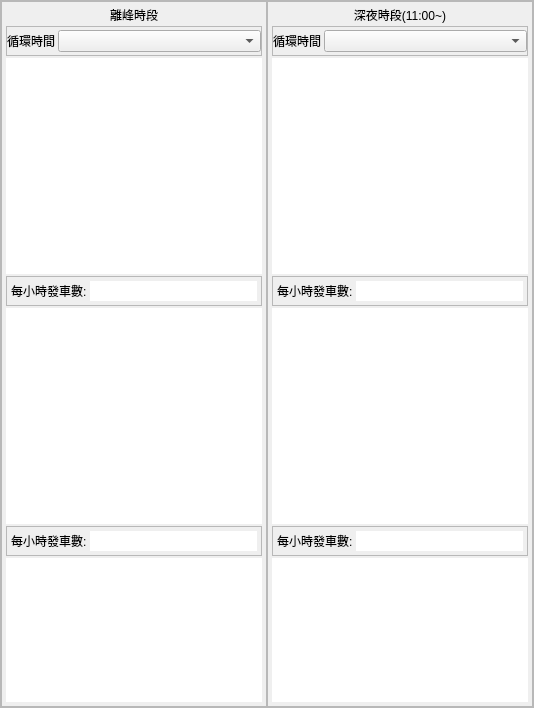
       <widget class="QFrame" name="weekends_f">
        <property name="sizePolicy">
         <sizepolicy hsizetype="Preferred" vsizetype="Preferred">
          <horstretch>2</horstretch>
          <verstretch>0</verstretch>
         </sizepolicy>
        </property>
        <property name="frameShape">
         <enum>QFrame::Shape::StyledPanel</enum>
        </property>
        <property name="frameShadow">
         <enum>QFrame::Shadow::Raised</enum>
        </property>
        <layout class="QHBoxLayout" name="horizontalLayout_2">
         <property name="spacing">
          <number>0</number>
         </property>
         <property name="leftMargin">
          <number>0</number>
         </property>
         <property name="topMargin">
          <number>0</number>
         </property>
         <property name="rightMargin">
          <number>0</number>
         </property>
         <property name="bottomMargin">
          <number>0</number>
         </property>
         <item>
          <widget class="QFrame" name="weekends_off_peak_f">
           <property name="frameShape">
            <enum>QFrame::Shape::StyledPanel</enum>
           </property>
           <property name="frameShadow">
            <enum>QFrame::Shadow::Raised</enum>
           </property>
           <layout class="QVBoxLayout" name="verticalLayout_6">
            <property name="spacing">
             <number>2</number>
            </property>
            <property name="leftMargin">
             <number>4</number>
            </property>
            <property name="topMargin">
             <number>4</number>
            </property>
            <property name="rightMargin">
             <number>4</number>
            </property>
            <property name="bottomMargin">
             <number>4</number>
            </property>
            <item>
             <widget class="QLabel" name="weekends_off_peak_l">
              <property name="text">
               <string>離峰時段</string>
              </property>
              <property name="alignment">
               <set>Qt::AlignmentFlag::AlignCenter</set>
              </property>
             </widget>
            </item>
            <item>
             <widget class="QFrame" name="cycle_f1_5">
              <property name="sizePolicy">
               <sizepolicy hsizetype="Preferred" vsizetype="Fixed">
                <horstretch>0</horstretch>
                <verstretch>0</verstretch>
               </sizepolicy>
              </property>
              <property name="minimumSize">
               <size>
                <width>0</width>
                <height>30</height>
               </size>
              </property>
              <property name="maximumSize">
               <size>
                <width>16777215</width>
                <height>30</height>
               </size>
              </property>
              <property name="frameShape">
               <enum>QFrame::Shape::StyledPanel</enum>
              </property>
              <property name="frameShadow">
               <enum>QFrame::Shadow::Raised</enum>
              </property>
              <layout class="QHBoxLayout" name="horizontalLayout_7">
               <property name="spacing">
                <number>3</number>
               </property>
               <property name="leftMargin">
                <number>0</number>
               </property>
               <property name="topMargin">
                <number>2</number>
               </property>
               <property name="rightMargin">
                <number>0</number>
               </property>
               <property name="bottomMargin">
                <number>2</number>
               </property>
               <item>
                <widget class="QLabel" name="cycle_l1_5">
                 <property name="text">
                  <string>循環時間</string>
                 </property>
                </widget>
               </item>
               <item>
                <widget class="QComboBox" name="cycle_b1_5">
                 <property name="sizePolicy">
                  <sizepolicy hsizetype="Expanding" vsizetype="Fixed">
                   <horstretch>0</horstretch>
                   <verstretch>0</verstretch>
                  </sizepolicy>
                 </property>
                </widget>
               </item>
              </layout>
             </widget>
            </item>
            <item>
             <widget class="QTableWidget" name="weekends_off_peak_table_up">
              <property name="sizePolicy">
               <sizepolicy hsizetype="Expanding" vsizetype="Expanding">
                <horstretch>0</horstretch>
                <verstretch>3</verstretch>
               </sizepolicy>
              </property>
              <property name="frameShape">
               <enum>QFrame::Shape::NoFrame</enum>
              </property>
             </widget>
            </item>
            <item>
             <widget class="QFrame" name="total_f5_up">
              <property name="frameShape">
               <enum>QFrame::Shape::StyledPanel</enum>
              </property>
              <property name="frameShadow">
               <enum>QFrame::Shadow::Raised</enum>
              </property>
              <layout class="QHBoxLayout" name="horizontalLayout_19">
               <property name="spacing">
                <number>3</number>
               </property>
               <property name="leftMargin">
                <number>4</number>
               </property>
               <property name="topMargin">
                <number>4</number>
               </property>
               <property name="rightMargin">
                <number>4</number>
               </property>
               <property name="bottomMargin">
                <number>4</number>
               </property>
               <item>
                <widget class="QLabel" name="total_l5_up">
                 <property name="text">
                  <string>每小時發車數:</string>
                 </property>
                </widget>
               </item>
               <item>
                <widget class="QLineEdit" name="total_b5_up">
                 <property name="frame">
                  <bool>false</bool>
                 </property>
                 <property name="readOnly">
                  <bool>true</bool>
                 </property>
                </widget>
               </item>
              </layout>
             </widget>
            </item>
            <item>
             <widget class="QTableWidget" name="weekends_off_peak_table_down">
              <property name="sizePolicy">
               <sizepolicy hsizetype="Expanding" vsizetype="Expanding">
                <horstretch>0</horstretch>
                <verstretch>3</verstretch>
               </sizepolicy>
              </property>
              <property name="frameShape">
               <enum>QFrame::Shape::NoFrame</enum>
              </property>
             </widget>
            </item>
            <item>
             <widget class="QFrame" name="total_f5_down">
              <property name="frameShape">
               <enum>QFrame::Shape::StyledPanel</enum>
              </property>
              <property name="frameShadow">
               <enum>QFrame::Shadow::Raised</enum>
              </property>
              <layout class="QHBoxLayout" name="horizontalLayout_13">
               <property name="spacing">
                <number>3</number>
               </property>
               <property name="leftMargin">
                <number>4</number>
               </property>
               <property name="topMargin">
                <number>4</number>
               </property>
               <property name="rightMargin">
                <number>4</number>
               </property>
               <property name="bottomMargin">
                <number>4</number>
               </property>
               <item>
                <widget class="QLabel" name="total_l5_down">
                 <property name="text">
                  <string>每小時發車數:</string>
                 </property>
                </widget>
               </item>
               <item>
                <widget class="QLineEdit" name="total_b5_down">
                 <property name="frame">
                  <bool>false</bool>
                 </property>
                 <property name="readOnly">
                  <bool>true</bool>
                 </property>
                </widget>
               </item>
              </layout>
             </widget>
            </item>
            <item>
             <widget class="QTableWidget" name="weekends_off_peak_table_through">
              <property name="sizePolicy">
               <sizepolicy hsizetype="Expanding" vsizetype="Expanding">
                <horstretch>0</horstretch>
                <verstretch>2</verstretch>
               </sizepolicy>
              </property>
              <property name="frameShape">
               <enum>QFrame::Shape::NoFrame</enum>
              </property>
             </widget>
            </item>
           </layout>
          </widget>
         </item>
         <item>
          <widget class="QFrame" name="weekends_late_night_f">
           <property name="frameShape">
            <enum>QFrame::Shape::StyledPanel</enum>
           </property>
           <property name="frameShadow">
            <enum>QFrame::Shadow::Raised</enum>
           </property>
           <layout class="QVBoxLayout" name="verticalLayout_7">
            <property name="spacing">
             <number>2</number>
            </property>
            <property name="leftMargin">
             <number>4</number>
            </property>
            <property name="topMargin">
             <number>4</number>
            </property>
            <property name="rightMargin">
             <number>4</number>
            </property>
            <property name="bottomMargin">
             <number>4</number>
            </property>
            <item>
             <widget class="QLabel" name="weekends_late_night_l">
              <property name="text">
               <string>深夜時段(11:00~)</string>
              </property>
              <property name="alignment">
               <set>Qt::AlignmentFlag::AlignCenter</set>
              </property>
             </widget>
            </item>
            <item>
             <widget class="QFrame" name="cycle_f1_6">
              <property name="sizePolicy">
               <sizepolicy hsizetype="Preferred" vsizetype="Fixed">
                <horstretch>0</horstretch>
                <verstretch>0</verstretch>
               </sizepolicy>
              </property>
              <property name="minimumSize">
               <size>
                <width>0</width>
                <height>30</height>
               </size>
              </property>
              <property name="maximumSize">
               <size>
                <width>16777215</width>
                <height>30</height>
               </size>
              </property>
              <property name="frameShape">
               <enum>QFrame::Shape::StyledPanel</enum>
              </property>
              <property name="frameShadow">
               <enum>QFrame::Shadow::Raised</enum>
              </property>
              <layout class="QHBoxLayout" name="horizontalLayout_8">
               <property name="spacing">
                <number>3</number>
               </property>
               <property name="leftMargin">
                <number>0</number>
               </property>
               <property name="topMargin">
                <number>2</number>
               </property>
               <property name="rightMargin">
                <number>0</number>
               </property>
               <property name="bottomMargin">
                <number>2</number>
               </property>
               <item>
                <widget class="QLabel" name="cycle_l1_6">
                 <property name="text">
                  <string>循環時間</string>
                 </property>
                </widget>
               </item>
               <item>
                <widget class="QComboBox" name="cycle_b1_6">
                 <property name="sizePolicy">
                  <sizepolicy hsizetype="Expanding" vsizetype="Fixed">
                   <horstretch>0</horstretch>
                   <verstretch>0</verstretch>
                  </sizepolicy>
                 </property>
                </widget>
               </item>
              </layout>
             </widget>
            </item>
            <item>
             <widget class="QTableWidget" name="weekends_late_night_table_up">
              <property name="sizePolicy">
               <sizepolicy hsizetype="Expanding" vsizetype="Expanding">
                <horstretch>0</horstretch>
                <verstretch>3</verstretch>
               </sizepolicy>
              </property>
              <property name="frameShape">
               <enum>QFrame::Shape::NoFrame</enum>
              </property>
             </widget>
            </item>
            <item>
             <widget class="QFrame" name="total_f6_up">
              <property name="frameShape">
               <enum>QFrame::Shape::StyledPanel</enum>
              </property>
              <property name="frameShadow">
               <enum>QFrame::Shadow::Raised</enum>
              </property>
              <layout class="QHBoxLayout" name="horizontalLayout_20">
               <property name="spacing">
                <number>3</number>
               </property>
               <property name="leftMargin">
                <number>4</number>
               </property>
               <property name="topMargin">
                <number>4</number>
               </property>
               <property name="rightMargin">
                <number>4</number>
               </property>
               <property name="bottomMargin">
                <number>4</number>
               </property>
               <item>
                <widget class="QLabel" name="total_l6_up">
                 <property name="text">
                  <string>每小時發車數:</string>
                 </property>
                </widget>
               </item>
               <item>
                <widget class="QLineEdit" name="total_b6_up">
                 <property name="frame">
                  <bool>false</bool>
                 </property>
                 <property name="readOnly">
                  <bool>true</bool>
                 </property>
                </widget>
               </item>
              </layout>
             </widget>
            </item>
            <item>
             <widget class="QTableWidget" name="weekends_late_night_table_down">
              <property name="sizePolicy">
               <sizepolicy hsizetype="Expanding" vsizetype="Expanding">
                <horstretch>0</horstretch>
                <verstretch>3</verstretch>
               </sizepolicy>
              </property>
              <property name="frameShape">
               <enum>QFrame::Shape::NoFrame</enum>
              </property>
             </widget>
            </item>
            <item>
             <widget class="QFrame" name="total_f6_down">
              <property name="frameShape">
               <enum>QFrame::Shape::StyledPanel</enum>
              </property>
              <property name="frameShadow">
               <enum>QFrame::Shadow::Raised</enum>
              </property>
              <layout class="QHBoxLayout" name="horizontalLayout_14">
               <property name="spacing">
                <number>3</number>
               </property>
               <property name="leftMargin">
                <number>4</number>
               </property>
               <property name="topMargin">
                <number>4</number>
               </property>
               <property name="rightMargin">
                <number>4</number>
               </property>
               <property name="bottomMargin">
                <number>4</number>
               </property>
               <item>
                <widget class="QLabel" name="total_l6_down">
                 <property name="text">
                  <string>每小時發車數:</string>
                 </property>
                </widget>
               </item>
               <item>
                <widget class="QLineEdit" name="total_b6_down">
                 <property name="frame">
                  <bool>false</bool>
                 </property>
                 <property name="readOnly">
                  <bool>true</bool>
                 </property>
                </widget>
               </item>
              </layout>
             </widget>
            </item>
            <item>
             <widget class="QTableWidget" name="weekends_late_night_table_through">
              <property name="sizePolicy">
               <sizepolicy hsizetype="Expanding" vsizetype="Expanding">
                <horstretch>0</horstretch>
                <verstretch>2</verstretch>
               </sizepolicy>
              </property>
              <property name="frameShape">
               <enum>QFrame::Shape::NoFrame</enum>
              </property>
             </widget>
            </item>
           </layout>
          </widget>
         </item>
        </layout>
       </widget>
